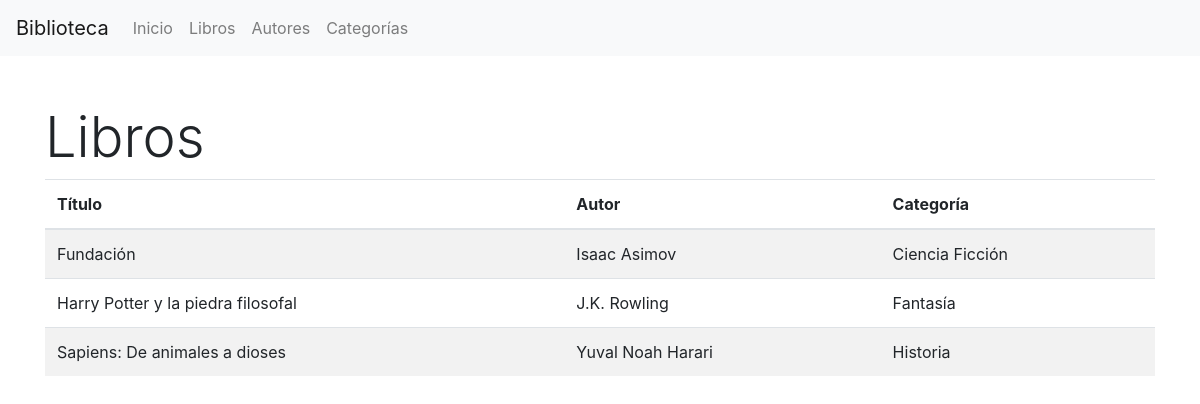
Page /catalogo/libros/ on the committed database.
### catalogo/models.py (models this page shows, shortened)
class Libro(models.Model):
    titulo = models.CharField(max_length=200)
    autor = models.ForeignKey('Autor', on_delete=models.SET_NULL, null=True)
    categoria = models.ForeignKey('Categoria', on_delete=models.SET_NULL, null=True)

class Autor(models.Model):
    nombre = models.CharField(max_length=200, help_text='Ingrese el nombre del autor')

class Categoria(models.Model):
    nombre = models.CharField(max_length=200, help_text='Ingrese una categoría de libro (e.g. Ciencia Ficción)')
    descripcion = models.TextField(max_length=1000, help_text='Ingrese una breve descripción de la categoría', default='No description')

### catalogo/views.py (the view)
# urls.py: path('libros/', views.libros, name='libros'),
def libros(request):
    libros = Libro.objects.all()
    return render(request, 'catalogo/libros.html', {'libros': libros})

### catalogo/templates/catalogo/libros.html (shortened to what this page needs)
<!DOCTYPE html>
<html lang="es">
<head>
    {% load static %}
    <link rel="stylesheet" href="https://cdn.jsdelivr.net/npm/bootstrap@4.6.2/dist/css/bootstrap.min.css">
</head>
<body>
    <nav class="navbar navbar-expand-lg navbar-light bg-light">
        <a class="navbar-brand" href="{% url 'index' %}">Biblioteca</a>
        <div class="collapse navbar-collapse" id="navbarNav">
            <ul class="navbar-nav">
                <li class="nav-item">
                    <a class="nav-link" href="{% url 'index' %}">Inicio</a>
                </li>
                <li class="nav-item">
                    <a class="nav-link" href="{% url 'libros' %}">Libros</a>
                </li>
                <li class="nav-item">
                    <a class="nav-link" href="{% url 'autores' %}">Autores</a>
                </li>
                <li class="nav-item">
                    <a class="nav-link" href="{% url 'categorias' %}">Categorías</a>
                </li>
            </ul>
        </div>
    </nav>
    <div class="container mt-5">
        <h1 class="display-4">Libros</h1>
        <table class="table table-striped">
            <thead>
                <tr>
                    <th>Título</th>
                    <th>Autor</th>
                    <th>Categoría</th>
                </tr>
            </thead>
            <tbody>
                {% for libro in libros %}
                <tr>
                    <td>{{ libro.titulo }}</td>
                    <td>{{ libro.autor.nombre }}</td>
                    <td>{{ libro.categoria.nombre }}</td>
                </tr>
                {% endfor %}
            </tbody>
        </table>
    </div>
</body>
</html>

### rows in the picture
Libro: titulo "Fundación", autor.nombre "Isaac Asimov", categoria.nombre "Ciencia Ficción"
Libro: titulo "Harry Potter y la piedra filosofal", autor.nombre "J.K. Rowling", categoria.nombre "Fantasía"
Libro: titulo "Sapiens: De animales a dioses", autor.nombre "Yuval Noah Harari", categoria.nombre "Historia"
